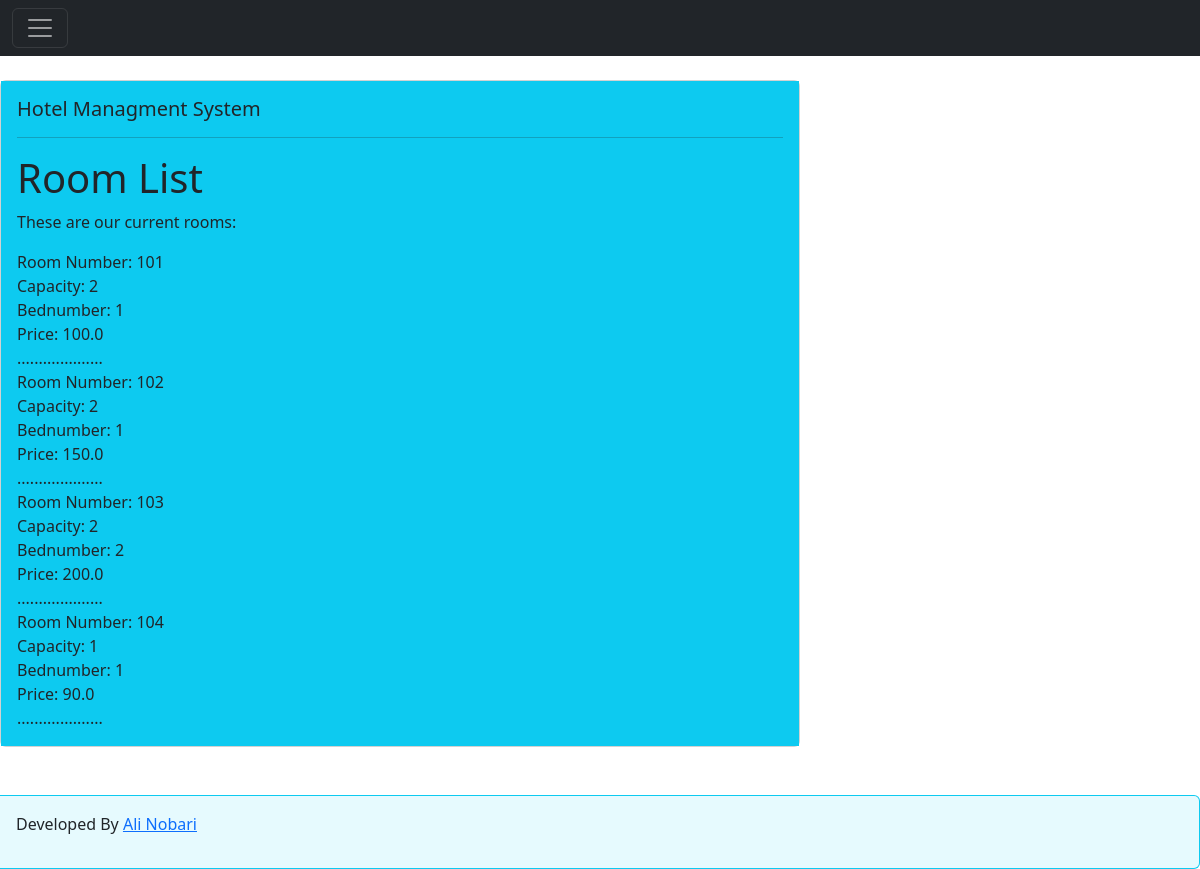
Page /hotel/roomlist on the committed database.
### hotelApp/models.py (models this page shows, shortened)
class Room(models.Model):
    roomnumber = models.PositiveIntegerField()
    capacity = models.PositiveIntegerField()
    bednumber = models.PositiveIntegerField()
    price = models.FloatField()
    availability = models.BooleanField(default=True)
    created_date = models.DateTimeField(auto_now_add=True)
    modified_date = models.DateTimeField(auto_now=True)
    categories = (
        ('stn','standard'),
        ('lux','luxury'),
        ('slx','superluxury'),
    )
    category = models.CharField(max_length=3, choices = categories , default= 'stn')

### hotelApp/views.py (the view)
# urls.py: path('roomlist', views.roomList, name='roomList'),
def roomList(request):
    rooms = Room.objects.all()
    context = {
        'rooms':rooms,
    }
    return render(request, 'roomslist.html',context= context)

### templates/roomslist.html
{% extends 'main.html' %}
{%  block content %}
        <h1>Room List</h1>
        <p>These are our current rooms:</p>
        {% for room in rooms %}
            Room Number: {{room.roomnumber}} <br/>
            Capacity: {{room.capacity}} <br/>
            Bednumber: {{room.bednumber}} <br/>
            Price: {{room.price}} <br/>
            ....................  <br/>
        {% endfor %}
{% endblock %}

### rows in the picture
Room: roomnumber "101", capacity "2", bednumber "1", price "100.0"
Room: roomnumber "102", capacity "2", bednumber "1", price "150.0"
Room: roomnumber "103", capacity "2", bednumber "2", price "200.0"
Room: roomnumber "104", capacity "1", bednumber "1", price "90.0"
